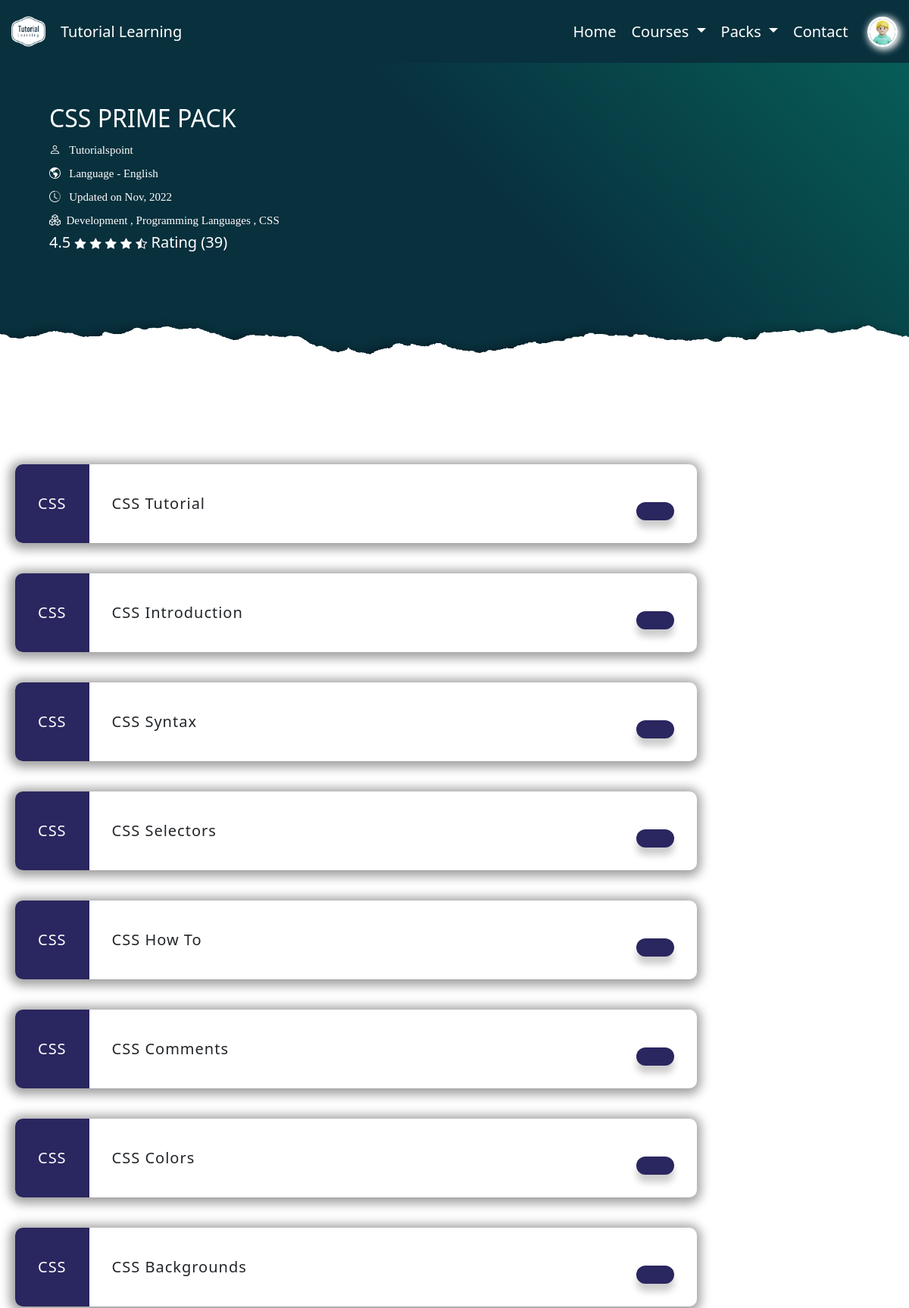
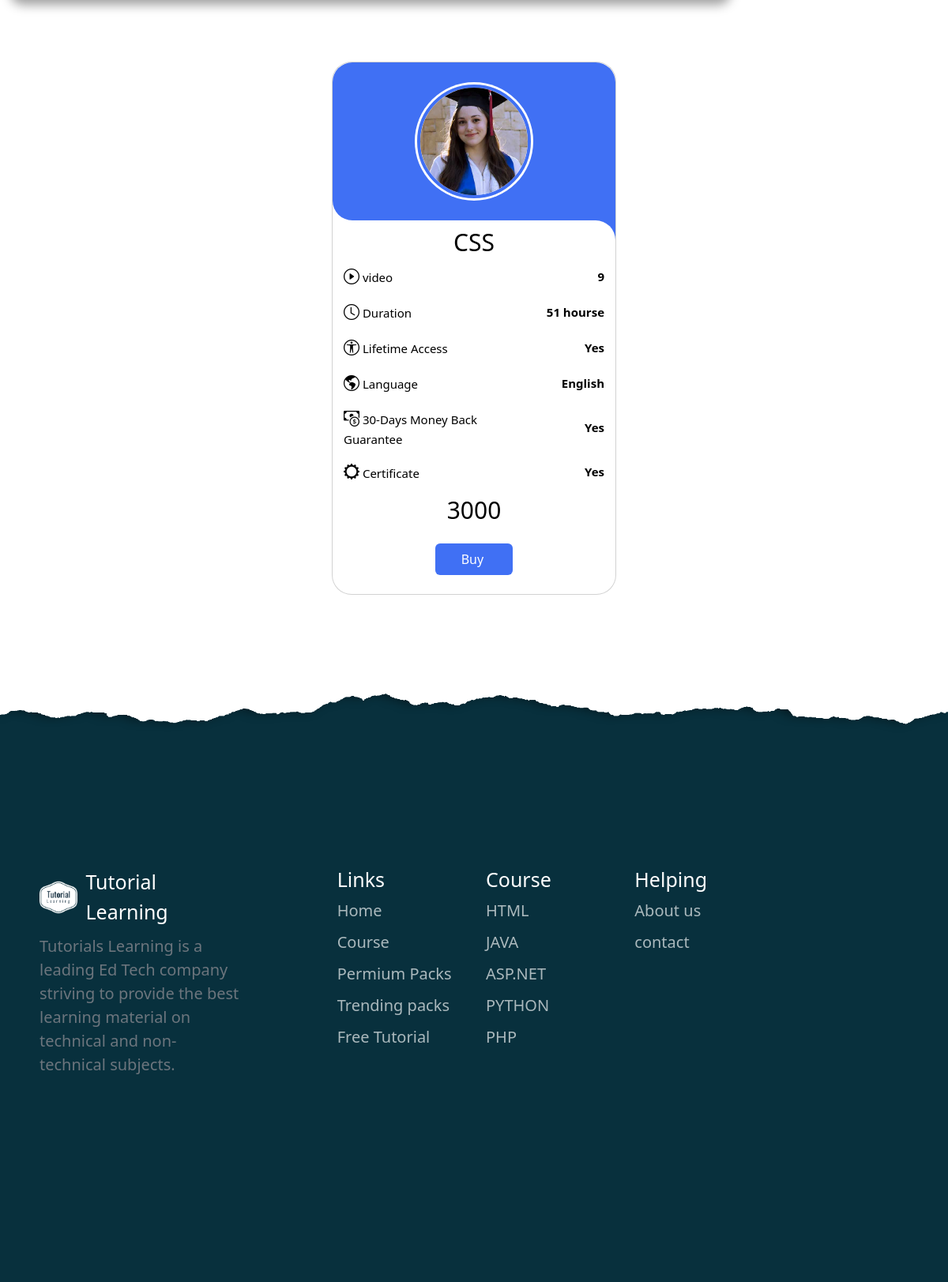
The app's page /buy.php?Id=9 with its own data (2 pictures, top to bottom).
### tables this page shows
CREATE TABLE `premiumpacks` (
  `Id` int(25) NOT NULL,
  `Premium_Name` varchar(50) NOT NULL,
  `Premium_Desprition` varchar(250) NOT NULL,
  `Premium_Images` varchar(50) NOT NULL,
  `Premium_Selling` varchar(50) NOT NULL,
  `Course_Id` int(50) NOT NULL
);

CREATE TABLE `topicsa` (
  `Id` int(25) NOT NULL,
  `Topics_Name` varchar(50) NOT NULL,
  `Topics_Description` mediumtext NOT NULL,
  `Course_Id` int(50) NOT NULL,
  `Topics_video` varchar(255) NOT NULL
);

### buy.php (the view, shortened to what this page needs)
<!doctype html>
<html lang="en">
<head>
  <link rel="stylesheet" href="CSS/style.css">
  <link rel="stylesheet" href="Css/nav.css">
  <link rel="stylesheet" href="Css/buy.css">
  <link href="https://cdn.jsdelivr.net/npm/bootstrap@5.2.3/dist/css/bootstrap.min.css" rel="stylesheet">
  <link rel="stylesheet" href="https://cdn.jsdelivr.net/npm/bootstrap-icons@1.10.2/font/bootstrap-icons.css">
</head>
<body>
  <?php
  include 'navbar.php';
  $Id = $_GET['Id'];
  $sql = "SELECT * FROM premiumpacks WHERE Course_Id = '$Id'";
  $result = $conn->query($sql);
  $res = $result->fetch_assoc();
  ?>
  <section>
    <div class="prime-banner position-relative overlay-bottom">
      <div class="container px-xl-2">
        <div class="col-sm-12 col-md-12 col-xl-12">
          <div class="row">
            <div class="col-xs-8 col-sm-8 col-md-8 ms-2">
              <h2 style="text-transform:uppercase;"><?php if (isset($res['Premium_Name'])) {
                    echo $res['Premium_Name'];
                  } ?> Prime Pack</h2>
              <ul class="list-inline mt-2 mb-1 bundle-list-inline">
                <li class="list-inline-item fw-light">
                  <i class="bi bi-person"></i> <a href="permiumpack.php">&nbsp;&nbsp;Tutorialspoint</a>
                </li><br>
                <li class="list-inline-item fw-light"><i class="bi bi-globe-americas"></i>&nbsp;&nbsp; Language - English</li><br>
                <li class="list-inline-item fw-light"><i class="bi bi-clock-history"></i>&nbsp;&nbsp; Updated on Nov, 2022</li><br>
                <li class="list-inline-item fw-light"><i class="bi bi-boxes"></i>&nbsp;&nbsp;Development , Programming Languages , <?php if (isset($res['Premium_Name'])) {
                                                                                                                                      echo $res['Premium_Name'];
                                                                                                                                    } ?></li><br>
<div>
  <label style="color:white;"> 4.5 </label>
                      <a href="#"><i class="bi bi-star-fill"></i></a>
                      <a href="#"><i class="bi bi-star-fill"></i></a>
                      <a href="#"><i class="bi bi-star-fill"></i></a>
                      <a href="#"><i class="bi bi-star-fill"></i></a>
                      <a href="#"><i class="bi bi-star-half"></i></a>
                      <label style="color:white;">Rating (39)</label>
                    </div>
              </ul>
            </div>
          </div>
        </div>
      </div>
    </div>
  </section>
  <section class="buy1">
    <?php
    $Premium_Name = $_GET['Id'];
    $sql = "SELECT * from Topicsa WHERE Course_Id = '$Premium_Name' LIMIT 8";
    $result = $conn->query($sql);
    ?>
    <div class="courses-container">
      <?php while ($row = $result->fetch_assoc()) { ?>
        <div class="course">
          <div class="course-preview">
            <h2><?php if (isset($res['Premium_Name'])) {
                  echo $res['Premium_Name'];
                } ?></h2>
          </div>
          <div class="course-info">
            <h2><?php if (isset($row['Topics_Name'])) {
                  echo $row['Topics_Name'];
                } ?></h2>
            <video class="btn" width="40px" src="<?php if (isset($row['Topics_video'])) {
                                                    echo $row['Topics_video'];
                                                  } ?>"><span>&times;</span></video>
          </div>
        </div>
      <?php } ?>
    </div>
    <?php
    $Id = $_GET['Id'];
    $sql = "SELECT * FROM premiumpacks WHERE Course_Id = '$Id'";
    $result = $conn->query($sql);
    $row = $result->fetch_assoc();
    ?>
    <div class="permium swiper">
      <div class="slider-container ">
        <div class="slide-content">
          <div class="card-wrapper swiper-wrapper d-flex">
            <div class="card swiper-slide m-5">
              <div class="image-content">
                <div class="card-image">
                  <img src="images/top/team-1.jpg" alt="" class="card-img">
                </div>
              </div>
              <div class="card-content">
                <h2 class="name" style="text-transform:uppercase;"><?php if (isset($row['Premium_Name'])) {
                                    echo $row['Premium_Name'];
                                  } ?></h2>
                <div class="card-btn">
                  <li class="card-btn-allow">
                    <span>
                      <i class="bi bi-play-circle"></i> video
                    </span>
                    <b>9</b>
                  </li>
                  <li class="card-btn-allow">
                    <span>
                      <i class="bi bi-clock"></i> Duration
                    </span>
                    <b>51 hourse</b>
                  </li>
                  <li class="card-btn-allow">
                    <span>
                      <i class="bi bi-universal-access-circle"></i> Lifetime Access
                    </span>
                    <b>Yes</b>
                  </li>
                  <li class="card-btn-allow">
                    <span>
                      <i class="bi bi-globe-americas"></i> Language
                    </span>
                    <b>English</b>
                  </li>
                  <li class="card-btn-allow">
                    <span>
                      <i class="bi bi-cash-coin"></i> 30-Days Money Back Guarantee
                    </span>
                    <b>Yes</b>
                  </li>
                  <li class="card-btn-allow ">
                    <span>
                      <i class="bi bi-gear-wide"></i> Certificate
                    </span>
                    <b>Yes</b>
                  </li>
                </div>
                <h2 class="name"><?php if (isset($row['Premium_Selling'])) {
                                    echo $row['Premium_Selling'];
                                  } ?></h2>
                <div class="checkout-payment-btn">
                  <form action="checkout.php?Course_Id=<?php echo $row['Course_Id'] ?>" method="POST">
                    <button class="button" id="stulogEmail" name="stulogEmail">&nbsp;&nbsp;&nbsp; Buy &nbsp;&nbsp;&nbsp;&nbsp;</button>
                  </form>
                </div>
              </div>
            </div>
          </div>
        </div>
  </section>
  <?php
  include 'footer.php';
  ?>
</body>
</html>

### navbar.php (shortened to what this page needs)
<link rel="stylesheet" href="Css/navbar.css">
<nav class="navbar navbar-expand-lg fixed-top" style="  background-color: rgb(8, 48, 61);">
  <div class="container-fluid">
    <img width="45px" src="images/logo/whitebackground.png" class="navbar-brand">Tutorial Learning</img>
    <div class="collapse navbar-collapse" id="navbarSupportedContent">
      <ul class="navbar-nav ms-auto mb-2 mb-lg-0">
        <li class="nav-item">
          <a class="nav-link" href="home.php">Home</a>
        </li>
        <li class="nav-item dropdown">
          <a class="nav-link dropdown-toggle" href="#" role="button" data-bs-toggle="dropdown" aria-expanded="false">
            Courses
          </a>
                <?php
                include 'database/database.php';
                ?>
        </li>
        <li class="nav-item dropdown">
          <a class="nav-link dropdown-toggle" href="#" role="button" data-bs-toggle="dropdown" aria-expanded="false">
            Packs
          </a>
        </li>
        <li class="nav-item">
          <a class="nav-link" href="contact.php">Contact</a>
        </li>&nbsp;&nbsp;&nbsp;
        <li class="nav-item" style="  display: flex;align-items: center;">
          <?php
          if (isset($_SESSION['UserId'])) {
            $query = "SELECT * FROM signa WHERE Id = {$_SESSION['UserId']}";
            $result = $conn->query($query);
            if (mysqli_num_rows($result) > 0) {
              $fetch = mysqli_fetch_assoc($result);
            } ?>
            <img style="border-radius: 50px;  border:3px solid white;  box-shadow: 2px 2px 10px 2px white;" width="40" height="40" src="<?php echo 'loginandsign/';?><?php echo $fetch['images'] ?>" onclick="toggleMenu()">
          <?php } else { ?>
            <img style="border-radius: 50px;  border:3px solid white;  box-shadow: 2px 2px 10px 2px white;" width="40" height="40" src="images/top/profile-1.jpg" onclick="toggleMenu()">
          <?php
          }
          ?>
        </li>
      </ul>
    </div>
  </div>
</nav>

### footer.php
<link rel="stylesheet" href="css/footer.css">
<section class="footer">
        <footer class="bd-footer py-4 py-md-5 mt-5 position-relative overlay-top" style="background-color: rgb(8, 48, 61); color: white;">
            <div class="container py-4 py-md-5 px-4 px-md-3">
                <div class="row">
                    <div class="col-lg-3 mb-3">
                        <a class="d-inline-flex align-items-center mb-2 link-dark text-decoration-none" href="#" aria-label="Bootstrap">
                            <img src="images/logo/whitebackground.png" width="50" height="52" class="d-block me-2" role="img">
                            <span class="fs-5" style="color: white;">Tutorial Learning</span>
                        </a>
                        <ul class="list-unstyled small text-muted">
                            <li class="mb-2">Tutorials Learning is a leading Ed Tech company striving to provide the best learning
                                material on technical and non-technical subjects. </li>
                        </ul>
                    </div>
                    <div class="col-6 col-lg-2 offset-lg-1 mb-3">
                        <h5>Links</h5>
                        <ul class="list-unstyled">
                            <li class="mb-2"><a href="home.php">Home</a></li>
                            <li class="mb-2"><a href="home.php">Course</a></li>
                            <li class="mb-2"><a href="permium.php">Permium Packs</a></li>
                            <li class="mb-2"><a href="Trending.php">Trending packs</a></li>
                            <li class="mb-2"><a href="home.php">Free Tutorial</a></li>
                        </ul>
                    </div>
                    <div class="col-6 col-lg-2 mb-3">
                        <h5>Course</h5>
                        <ul class="list-unstyled">
                            <li class="mb-2"><a href="#">HTML</a></li>
                            <li class="mb-2"><a href="#">JAVA</a></li>
                            <li class="mb-2"><a href="#">ASP.NET</a></li>
                            <li class="mb-2"><a href="#">PYTHON</a></li>
                            <li class="mb-2"><a href="#">PHP</a></li>
                        </ul>
                    </div>
                    <div class="col-6 col-lg-2 mb-3">
                        <h5>Helping</h5>
                        <ul class="list-unstyled">
                            <li class="mb-2"><a href="about.php">About us</a></li>
                            <li class="mb-2"><a href="contact.php">contact</a></li>
                        </ul>
                    </div>
                </div>
            </div>
        </footer>
    </section>

### CSS/style.css (style rules this page uses)
* { margin: 0; padding: 0; box-sizing: border-box; font-size: 20px; }
.container-fluid ul li a { color: white; }
.position-relative { position: relative !important; }
.mt-5, .my-5 { margin-top: 3rem !important; }
@media (min-width: 1200px) { .container, .container-sm, .container-md, .container-lg, .container-xl { max-width: 1140px; } }
@media (min-width: 992px) { .container, .container-sm, .container-md, .container-lg { max-width: 960px; } }
@media (min-width: 768px) { .container, .container-sm, .container-md { max-width: 720px; } }
@media (min-width: 576px) { .container, .container-sm { max-width: 540px; } }
.container, .container-fluid, .container-sm, .container-md, .container-lg, .container-xl { width: 100%; padding-right: 15px; padding-left: 15px; margin-right: auto; margin-left: auto; }
.overlay-bottom::after { bottom: 0; background: url(../images/about-image/overlay-bottom.png) bottom center no-repeat; background-size: contain; }
.overlay-top::before, .overlay-bottom::after { position: absolute; content: ""; width: 100%; height: 85px; left: 0; z-index: 1; }
.overlay-top::before { top: 0; background: url(../images/about-image/overlay-top.png) top center no-repeat; background-size: contain; }
.top .container, .container-fluid, .container-sm, .container-md, .container-lg, .container-xl { width: 100%; padding-right: 15px; padding-left: 15px; margin-right: auto; margin-left: auto; }
@media (min-width: 992px) { .fr .col-md-1, .col-md-10, .col-md-11, .col-md-12, .col-md-2, .col-md-3, .col-md-4, .col-md-5, .col-md-6, .col-md-7, .col-md-8, .col-md-9 { float: left; } }
@media (min-width: 768px) { .fr .col-sm-1, .col-sm-10, .col-sm-11, .col-sm-12, .col-sm-2, .col-sm-3, .col-sm-4, .col-sm-5, .col-sm-6, .col-sm-7, .col-sm-8, .col-sm-9 { float: left; } }
.fr .col-lg-1, .col-lg-10, .col-lg-11, .col-lg-12, .col-lg-2, .col-lg-3, .col-lg-4, .col-lg-5, .col-lg-6, .col-lg-7, .col-lg-8, .col-lg-9, .col-md-1, .col-md-10, .col-md-11, .col-md-12, .col-md-2, .col-md-3, .col-md-4, .col-md-5, .col-md-6, .col-md-7, .col-md-8, .col-md-9, .col-sm-1, .col-sm-10, .col-sm-11, .col-sm-12, .col-sm-2, .col-sm-3, .col-sm-4, .col-sm-5, .col-sm-6, .col-sm-7, .col-sm-8, .col-sm-9, .col-xs-1, .col-xs-10, .col-xs-11, .col-xs-12, .col-xs-2, .col-xs-3, .col-xs-4, .col-xs-5, .col-xs-6, .col-xs-7, .col-xs-8, .col-xs-9 { position: relative; min-height: 1px; padding-right: 15px; padding-left: 15px; }

### CSS/nav.css (style rules this page uses)
* { margin: 0; padding: 0; box-sizing: border-box; font-size: 20px; }
nav { background-color: rgb(8, 48, 61); color: white; }
.container-fluid ul li a { color: white; }

### CSS/footer.css (style rules this page uses)
.overlay-bottom::after { bottom: 0; background: url(../images/about-image/overlay-bottom.png) bottom center no-repeat; background-size: contain; }
.overlay-top::before, .overlay-bottom::after { position: absolute; content: ""; width: 100%; height: 85px; left: 0; z-index: 1; }
.overlay-top::before { top: 0; background: url(../images/about-image/overlay-top.png) top center no-repeat; background-size: contain; }
.footer .row .col-6.col-lg-2 .list-unstyled li a { color: rgba(255, 255, 255, 0.66); text-decoration: none; }

### records on screen
premiumpacks: Premium_Name "CSS", Premium_Selling "3000"
topicsa: Topics_Name "CSS Tutorial"
topicsa: Topics_Name "CSS Introduction"
topicsa: Topics_Name "CSS Syntax"
topicsa: Topics_Name "CSS Selectors"
topicsa: Topics_Name "CSS How To"
topicsa: Topics_Name "CSS Comments"
topicsa: Topics_Name "CSS Colors"
topicsa: Topics_Name "CSS Backgrounds"
